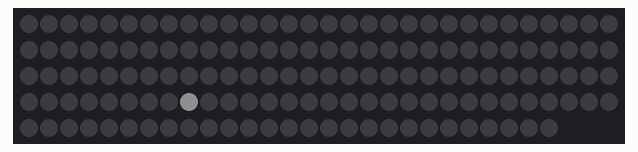
Simulated run of this sketch. Board: Arduino Uno, built with avr-gcc and run on an emulated ATmega328P. Parts: 147 RGB LEDs in strip order, left to right, continuing on the next row. Dim RGB values are drawn brighter than linear; random numbers use the default seed unless the sketch sets one.

Above: at 0.47 s.
At 6.1 s:
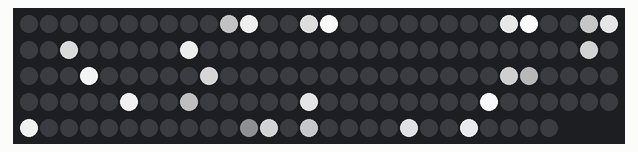
At 10.17 s:
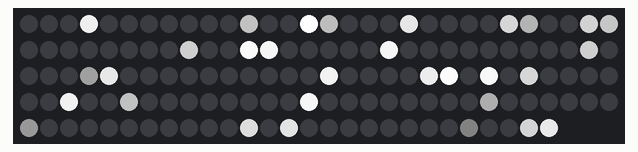
At 19.88 s:
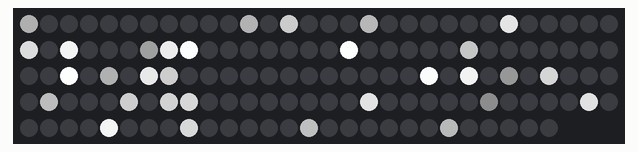
At 29.58 s:
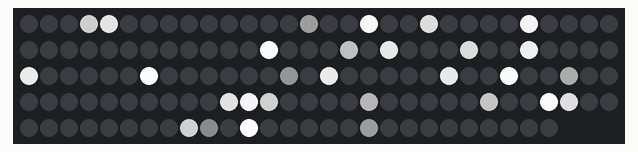
At 39.6 s:
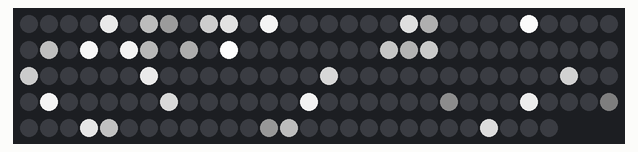

The sketch:

snow.ino
```cpp
#include <Adafruit_NeoPixel.h>

#define PIN 8  //Pin on teensy used to control the strip
#define LENGTH 147 //number of leds in the strip

Adafruit_NeoPixel leds = Adafruit_NeoPixel(LENGTH, PIN, NEO_GRB + NEO_KHZ800);

int e = 0;
unsigned int a_snow[LENGTH];
bool b_snow[LENGTH];
char brightness = 255;
int max_lit = 252;


void setup() {
  randomSeed(analogRead(0));
  leds.begin();
}

void loop() {

  snow();
}

//uses two arrays to create what should feel like a "snowing" effect on the strip
//randomly chooses an led, brightens it quickly, then slowly lets it fade
void snow() {

  if (e > 8) {
    e = 0;
    b_snow[random(LENGTH)] = true;  //choose an led to light
  }
  e++;
  for (int i = 0; i < LENGTH; i++) {

    if (b_snow[i] == true) { //brighten the led

      if (a_snow[i] >= max_lit) {
        b_snow[i] = false;
      } else {
        a_snow[i] += 3;
      }

    } else if (a_snow[i] > 0) { //darken the light
      a_snow[i]--;
    }

    leds.setPixelColor(i, a_snow[i],
                       a_snow[i], a_snow[i]);
    //sets led to pure white
  }
  leds.show();
  delay(15);  //slow the loop down a bit
}
```
